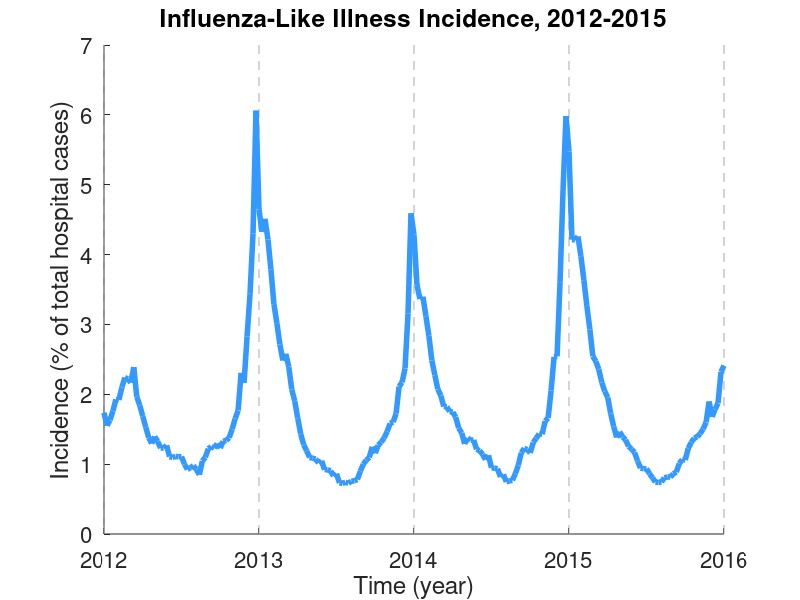

Recreate this plot in MATLAB.
% plot influenza data to exhibit seasonality

load('wILIvec.mat') %load weighted ILI data downloaded from the CDC FluView
wILI = wILI(747:955);
% loads wILI
T = [0:length(wILI)-1]/52 + 2012;

flufig = figure();
hold on
plot([2012,2012],[0,7],'--','Color',[169,169,169]/255)
plot([2013,2013],[0,7],'--','Color',[169,169,169]/255)
plot([2014,2014],[0,7],'--','Color',[169,169,169]/255)
plot([2015,2015],[0,7],'--','Color',[169,169,169]/255)
plot([2016,2016],[0,7],'--','Color',[169,169,169]/255)
plot(T,wILI,'LineWidth',4,'Color',[51,153,255]/255)
set(gca,'FontSize',16)
title('Influenza-Like Illness Incidence, 2012-2015')
xlim([2012,2016])
xticks([2012,2013,2014,2015,2016])
ylim([0,7])
xlabel('Time (year)')
ylabel('Incidence (% of total hospital cases)')
hold off

saveas(flufig,'seasonalflu.png')